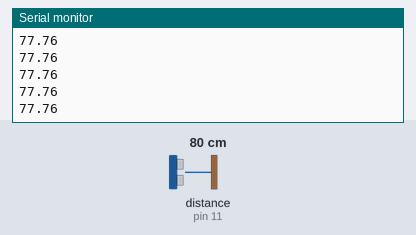
Recording of a sketch running on a simulated Arduino Uno, built with avr-gcc and run on an emulated ATmega328P. On the bench: the last lines printed to the serial monitor. Wiring (inferred from the names in the program): ultrasonic range finder: trigger pin 12; echo pin 11. Inputs (shaded band) come from the test bench; at power-on: distance to the obstacle (sensor on pin 11) 80 cm. The echo pulse lasts 58.3 µs per cm.

Above: at 1.2 s.
1.3 s: distance to the obstacle (sensor on pin 11) set to 2 cm
At 1.6 s:
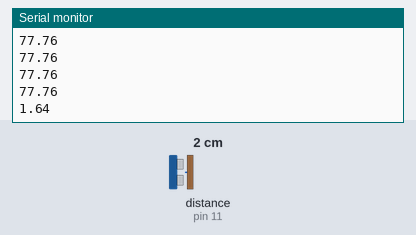
2.8 s: distance to the obstacle (sensor on pin 11) set to 4 cm
At 2.8 s:
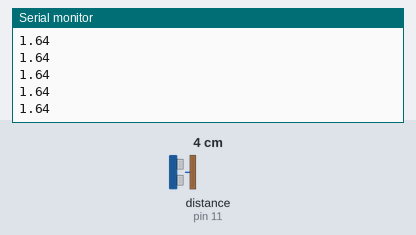
Timing chart, 0 to 5.8 s (numbered marks = the images above; inputs shaded):
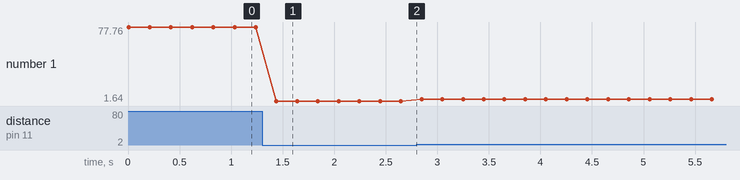

The sketch:

HC-SR04.ino
```cpp
int trigpin=12;
int echopin=11;
int pingtraveltime;
float distance;

void setup() {
pinMode(trigpin,OUTPUT);
pinMode(echopin,INPUT);
Serial.begin(115200);
}

void loop() {
digitalWrite(trigpin,LOW);
delayMicroseconds(10);
digitalWrite(trigpin,HIGH);
delayMicroseconds(10);
digitalWrite(trigpin,LOW);
pingtraveltime=pulseIn(echopin,HIGH);
distance = pingtraveltime*(4./239.);
Serial.println(distance);
delay(200);
}
```

Measured:
- after the input at 1.3 s, the serial monitor: prints a new line after 0.14 s (image 1)
- plotted number 1: 77.76 → 1.64 after the input at 1.3 s, 1.64 → 3.6 after the input at 2.8 s
